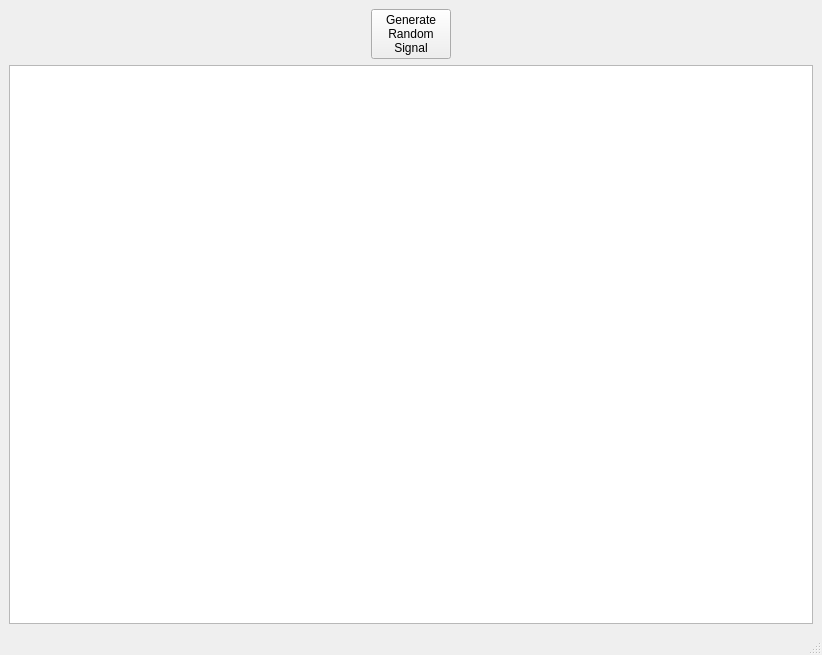
<?xml version="1.0" encoding="UTF-8"?>
<ui version="4.0">
 <class>MainWindow</class>
 <widget class="QMainWindow" name="MainWindow">
  <property name="geometry">
   <rect>
    <x>0</x>
    <y>0</y>
    <width>822</width>
    <height>655</height>
   </rect>
  </property>
  <property name="windowTitle">
   <string>MainWindow</string>
  </property>
  <widget class="QWidget" name="centralwidget">
   <layout class="QVBoxLayout" name="verticalLayout">
    <item>
     <layout class="QHBoxLayout" name="horizontalLayout">
      <item>
       <spacer name="horizontalSpacer_2">
        <property name="orientation">
         <enum>Qt::Horizontal</enum>
        </property>
        <property name="sizeHint" stdset="0">
         <size>
          <width>40</width>
          <height>20</height>
         </size>
        </property>
       </spacer>
      </item>
      <item>
       <widget class="QPushButton" name="pushButton_generate_random_signal">
        <property name="text">
         <string>Generate
Random
Signal</string>
        </property>
       </widget>
      </item>
      <item>
       <spacer name="horizontalSpacer">
        <property name="orientation">
         <enum>Qt::Horizontal</enum>
        </property>
        <property name="sizeHint" stdset="0">
         <size>
          <width>40</width>
          <height>20</height>
         </size>
        </property>
       </spacer>
      </item>
     </layout>
    </item>
    <item>
     <widget class="MplWidget" name="MplWidget"/>
    </item>
   </layout>
  </widget>
  <widget class="QMenuBar" name="menubar">
   <property name="geometry">
    <rect>
     <x>0</x>
     <y>0</y>
     <width>822</width>
     <height>20</height>
    </rect>
   </property>
  </widget>
  <widget class="QStatusBar" name="statusbar"/>
 </widget>
 <customwidgets>
  <customwidget>
   <class>MplWidget</class>
   <extends>QGraphicsView</extends>
   <header>mplwidget</header>
  </customwidget>
 </customwidgets>
 <resources/>
 <connections/>
</ui>
